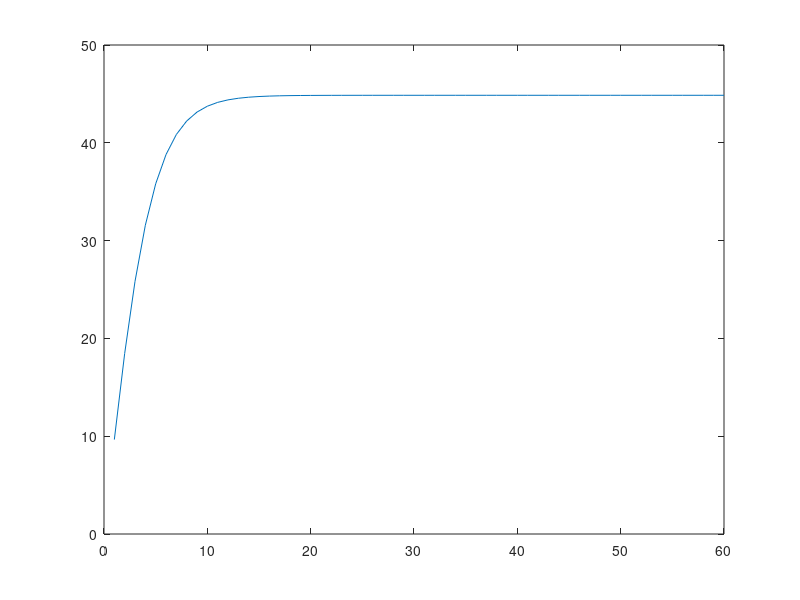

Write MATLAB code to recreate this figure.
m = 80;
g = 9.81;
p = 1.2;
cw = 1.3;
A = 0.5;
h0 = 3000;

ve = sqrt((2*m*g)/(cw*p*A));
vt = [];

for t=1:1:60
    t;
    vt(t) = ve * tanh(g/ve * t);
end

plot(vt)